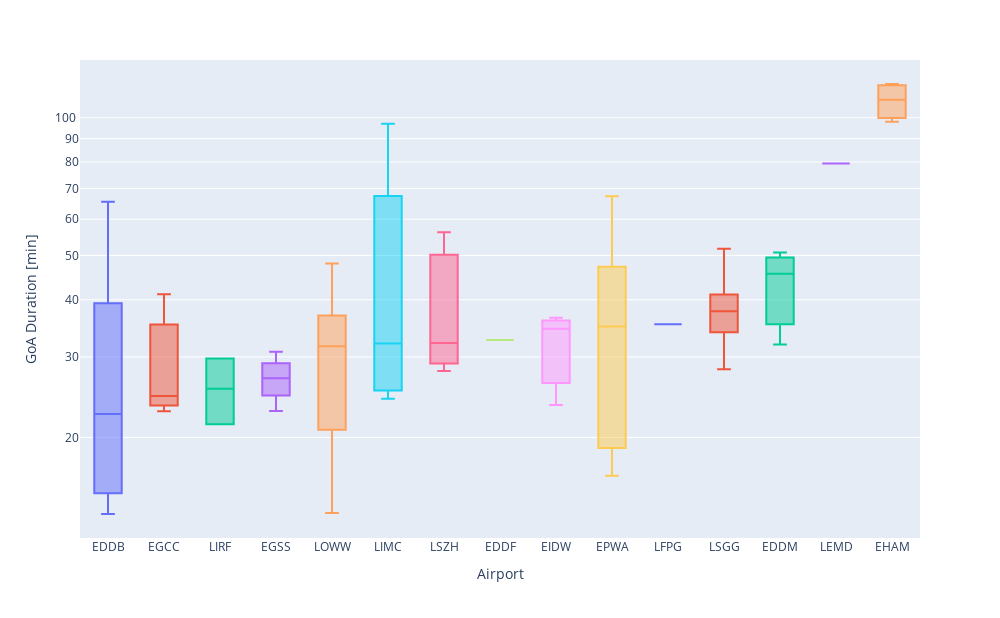

Notebook code cell kept with this figure:
### Markdown cell above
### GoA Times

### Code cell
# sort box plot by cumdist median
var = "ga_time_m"
category_orders = {
    "destination": infoGoA_filtered.groupby("destination")[[var]]
    .median()
    .sort_values(var)
    .index
}
fig = px.box(
    infoGoA_filtered,
    x="destination",
    y=var,
    color="destination",
    points="outliers",
    category_orders=category_orders,
)
fig.update_yaxes(tickformat=".0f")
fig.update_layout(
    height=height,
    width=width,
    yaxis_type="log",
    xaxis_title="Airport",
    yaxis_title="GoA Duration [min]",
    showlegend=False,
)
fig.write_image("figures/goa_time_s.pdf")
fig.show()

### Figure 1 — Plotly figure (JSON) as saved in the notebook; plotly's stock layout.template omitted (floating-point values rounded to 4 significant figures)
{"data": [{"alignmentgroup": "True", "boxpoints": "outliers", "hovertemplate": "destination=%{x}<br>ga_time_m=%{y}<extra></extra>", "legendgroup": "EDDB", "marker": {"color": "#636efa"}, "name": "EDDB", "notched": false, "offsetgroup": "EDDB", "orientation": "v", "showlegend": true, "type": "box", "x": ["EDDB", "EDDB", "EDDB", "EDDB", "EDDB", "EDDB", "EDDB", "EDDB"], "x0": " ", "xaxis": "x", "y": [24.42, 65.53, 16, 36.78, 20.6, 14.22, 13.6, 41.8], "y0": " ", "yaxis": "y"}, {"alignmentgroup": "True", "boxpoints": "outliers", "hovertemplate": "destination=%{x}<br>ga_time_m=%{y}<extra></extra>", "legendgroup": "EGCC", "marker": {"color": "#EF553B"}, "name": "EGCC", "notched": false, "offsetgroup": "EGCC", "orientation": "v", "showlegend": true, "type": "box", "x": ["EGCC", "EGCC", "EGCC", "EGCC", "EGCC", "EGCC"], "x0": " ", "xaxis": "x", "y": [35.32, 41.13, 24.88, 22.83, 24.43, 23.5], "y0": " ", "yaxis": "y"}, {"alignmentgroup": "True", "boxpoints": "outliers", "hovertemplate": "destination=%{x}<br>ga_time_m=%{y}<extra></extra>", "legendgroup": "LIRF", "marker": {"color": "#00cc96"}, "name": "LIRF", "notched": false, "offsetgroup": "LIRF", "orientation": "v", "showlegend": true, "type": "box", "x": ["LIRF", "LIRF"], "x0": " ", "xaxis": "x", "y": [21.37, 29.75], "y0": " ", "yaxis": "y"}, {"alignmentgroup": "True", "boxpoints": "outliers", "hovertemplate": "destination=%{x}<br>ga_time_m=%{y}<extra></extra>", "legendgroup": "EGSS", "marker": {"color": "#ab63fa"}, "name": "EGSS", "notched": false, "offsetgroup": "EGSS", "orientation": "v", "showlegend": true, "type": "box", "x": ["EGSS", "EGSS", "EGSS", "EGSS"], "x0": " ", "xaxis": "x", "y": [30.78, 26.53, 27.35, 22.85], "y0": " ", "yaxis": "y"}, {"alignmentgroup": "True", "boxpoints": "outliers", "hovertemplate": "destination=%{x}<br>ga_time_m=%{y}<extra></extra>", "legendgroup": "LOWW", "marker": {"color": "#FFA15A"}, "name": "LOWW", "notched": false, "offsetgroup": "LOWW", "orientation": "v", "showlegend": true, "type": "box", "x": ["LOWW", "LOWW", "LOWW", "LOWW", "LOWW", "LOWW", "LOWW", "LOWW", "LOWW"], "x0": " ", "xaxis": "x", "y": [36.08, 13.68, 22.78, 48, 31.67, 14.85, 34.55, 29.83, 39.57], "y0": " ", "yaxis": "y"}, {"alignmentgroup": "True", "boxpoints": "outliers", "hovertemplate": "destination=%{x}<br>ga_time_m=%{y}<extra></extra>", "legendgroup": "LIMC", "marker": {"color": "#19d3f3"}, "name": "LIMC", "notched": false, "offsetgroup": "LIMC", "orientation": "v", "showlegend": true, "type": "box", "x": ["LIMC", "LIMC", "LIMC", "LIMC"], "x0": " ", "xaxis": "x", "y": [26.37, 24.32, 37.8, 97.05], "y0": " ", "yaxis": "y"}, {"alignmentgroup": "True", "boxpoints": "outliers", "hovertemplate": "destination=%{x}<br>ga_time_m=%{y}<extra></extra>", "legendgroup": "LSZH", "marker": {"color": "#FF6692"}, "name": "LSZH", "notched": false, "offsetgroup": "LSZH", "orientation": "v", "showlegend": true, "type": "box", "x": ["LSZH", "LSZH", "LSZH"], "x0": " ", "xaxis": "x", "y": [27.95, 56.18, 32.17], "y0": " ", "yaxis": "y"}, {"alignmentgroup": "True", "boxpoints": "outliers", "hovertemplate": "destination=%{x}<br>ga_time_m=%{y}<extra></extra>", "legendgroup": "EDDF", "marker": {"color": "#B6E880"}, "name": "EDDF", "notched": false, "offsetgroup": "EDDF", "orientation": "v", "showlegend": true, "type": "box", "x": ["EDDF"], "x0": " ", "xaxis": "x", "y": [32.67], "y0": " ", "yaxis": "y"}, {"alignmentgroup": "True", "boxpoints": "outliers", "hovertemplate": "destination=%{x}<br>ga_time_m=%{y}<extra></extra>", "legendgroup": "EIDW", "marker": {"color": "#FF97FF"}, "name": "EIDW", "notched": false, "offsetgroup": "EIDW", "orientation": "v", "showlegend": true, "type": "box", "x": ["EIDW", "EIDW", "EIDW"], "x0": " ", "xaxis": "x", "y": [36.55, 34.57, 23.55], "y0": " ", "yaxis": "y"}, {"alignmentgroup": "True", "boxpoints": "outliers", "hovertemplate": "destination=%{x}<br>ga_time_m=%{y}<extra></extra>", "legendgroup": "EPWA", "marker": {"color": "#FECB52"}, "name": "EPWA", "notched": false, "offsetgroup": "EPWA", "orientation": "v", "showlegend": true, "type": "box", "x": ["EPWA", "EPWA", "EPWA", "EPWA", "EPWA", "EPWA", "EPWA", "EPWA", "EPWA", "EPWA", "EPWA", "EPWA", "EPWA", "EPWA", "EPWA", "EPWA"], "x0": " ", "xaxis": "x", "y": [22.88, 17.18, 20.73, 16.63, 16.77, 16.5, 20.83, 54.53, 30.65, 47.2, 39.3, 47.32, 46.18, 61.02, 67.35, 46.32], "y0": " ", "yaxis": "y"}, {"alignmentgroup": "True", "boxpoints": "outliers", "hovertemplate": "destination=%{x}<br>ga_time_m=%{y}<extra></extra>", "legendgroup": "LFPG", "marker": {"color": "#636efa"}, "name": "LFPG", "notched": false, "offsetgroup": "LFPG", "orientation": "v", "showlegend": true, "type": "box", "x": ["LFPG"], "x0": " ", "xaxis": "x", "y": [35.38], "y0": " ", "yaxis": "y"}, {"alignmentgroup": "True", "boxpoints": "outliers", "hovertemplate": "destination=%{x}<br>ga_time_m=%{y}<extra></extra>", "legendgroup": "LSGG", "marker": {"color": "#EF553B"}, "name": "LSGG", "notched": false, "offsetgroup": "LSGG", "orientation": "v", "showlegend": true, "type": "box", "x": ["LSGG", "LSGG", "LSGG", "LSGG", "LSGG", "LSGG"], "x0": " ", "xaxis": "x", "y": [34.97, 51.72, 33.98, 41.08, 40.57, 28.2], "y0": " ", "yaxis": "y"}, {"alignmentgroup": "True", "boxpoints": "outliers", "hovertemplate": "destination=%{x}<br>ga_time_m=%{y}<extra></extra>", "legendgroup": "EDDM", "marker": {"color": "#00cc96"}, "name": "EDDM", "notched": false, "offsetgroup": "EDDM", "orientation": "v", "showlegend": true, "type": "box", "x": ["EDDM", "EDDM", "EDDM"], "x0": " ", "xaxis": "x", "y": [31.92, 45.62, 50.73], "y0": " ", "yaxis": "y"}, {"alignmentgroup": "True", "boxpoints": "outliers", "hovertemplate": "destination=%{x}<br>ga_time_m=%{y}<extra></extra>", "legendgroup": "LEMD", "marker": {"color": "#ab63fa"}, "name": "LEMD", "notched": false, "offsetgroup": "LEMD", "orientation": "v", "showlegend": true, "type": "box", "x": ["LEMD"], "x0": " ", "xaxis": "x", "y": [79.42], "y0": " ", "yaxis": "y"}, {"alignmentgroup": "True", "boxpoints": "outliers", "hovertemplate": "destination=%{x}<br>ga_time_m=%{y}<extra></extra>", "legendgroup": "EHAM", "marker": {"color": "#FFA15A"}, "name": "EHAM", "notched": false, "offsetgroup": "EHAM", "orientation": "v", "showlegend": true, "type": "box", "x": ["EHAM", "EHAM", "EHAM", "EHAM"], "x0": " ", "xaxis": "x", "y": [117.0, 118.5, 101.8, 98.03], "y0": " ", "yaxis": "y"}], "layout": {"boxmode": "overlay", "height": 618.0, "legend": {"title": {"text": "destination"}, "tracegroupgap": 0}, "margin": {"t": 60}, "showlegend": false, "width": 1000, "xaxis": {"anchor": "y", "categoryarray": ["EDDB", "EGCC", "LIRF", "EGSS", "LOWW", "LIMC", "LSZH", "EDDF", "EIDW", "EPWA", "LFPG", "LSGG", "EDDM", "LEMD", "EHAM"], "categoryorder": "array", "domain": [0, 1], "title": {"text": "Airport"}}, "yaxis": {"anchor": "x", "domain": [0, 1], "tickformat": ".0f", "title": {"text": "GoA Duration [min]"}, "type": "log"}}}
